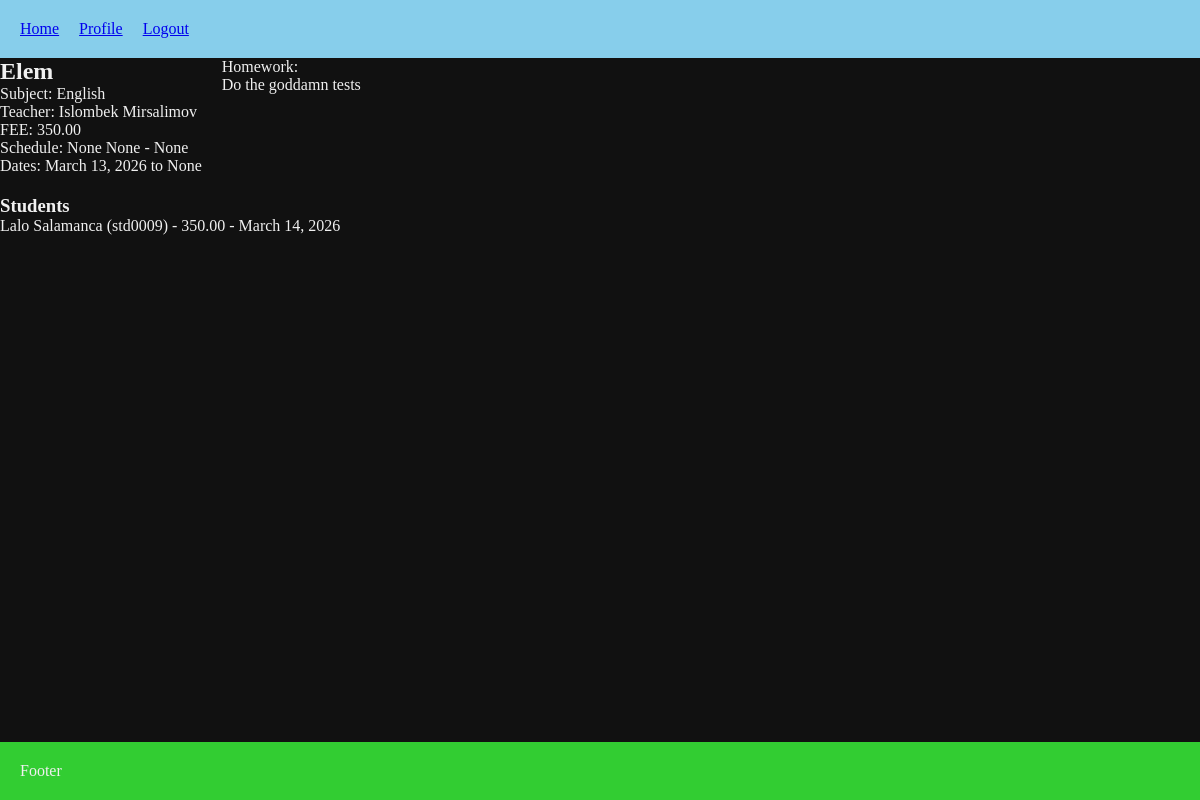
Screenshot of /lessons/groups/7/ (signed in) with the database file from the repository.
### lessons/models.py (models this page shows, shortened)
class Group(models.Model):
    name = models.CharField(max_length=100, unique=True)
    subject = models.ForeignKey(Subject, on_delete=models.RESTRICT, related_name="groups")
    teacher = models.ForeignKey(User, on_delete=models.CASCADE, limit_choices_to={"role": "TEACHER"}, related_name="teaching_groups")
    homework_description = models.TextField(blank=True, null=True)
    homework_updated_at = models.DateTimeField(blank=True, null=True)
    default_payment_amount = models.DecimalField(max_digits=10, decimal_places=2, blank=True, null=True)
    week_days = models.CharField(max_length=50, blank=True, null=True)
    start_time = models.TimeField(blank=True, null=True)
    end_time = models.TimeField(blank=True, null=True)
    start_date = models.DateField(default=date.today)
    end_date = models.DateField(blank=True, null=True)

class Subject(models.Model):
    name = models.CharField(max_length=100, unique=True)
    def __str__(self):
        return self.name

class Enrollment(models.Model):
    group = models.ForeignKey(
        Group,
        on_delete=models.RESTRICT,
        related_name="enrollments",
    )
    student = models.ForeignKey(
        User,
        on_delete=models.RESTRICT,
        related_name="enrollments",
        limit_choices_to={"role": "STUDENT"},
    )
    start_date = models.DateField(default=date.today)
    end_date = models.DateField(blank=True, null=True)
    payment_amount = models.DecimalField(max_digits=8, decimal_places=2, blank=True, null=True)
    class Meta:
        constraints = [
            models.UniqueConstraint(fields=["group", "student"], name="unique_group_student")
        ]

### users/models.py (models this page shows, shortened)
class User(AbstractUser):
    username = models.CharField(
        max_length=150,
        unique=True,
        blank=True,
        editable=False
    )
    class Role(models.TextChoices):
        ADMIN = 'ADMIN', 'Admin'
        TEACHER = 'TEACHER', 'Teacher'
        STUDENT = 'STUDENT', 'Student'
    ROLE_PREFIXES = {
        Role.ADMIN: 'adm',
        Role.TEACHER: 'tch',
        Role.STUDENT: 'std',
    }
    role = models.CharField(max_length=20, choices=Role.choices, default=Role.STUDENT)
    phone_number = models.CharField(max_length=15, blank=True)
    must_reset_password = models.BooleanField(default=True)
    class Meta:
        constraints = [
            models.UniqueConstraint(fields=["first_name", "last_name", "role"], name="unique_full_name_per_role")
        ]

### lessons/views.py (the view)
# urls.py: path("groups/<int:pk>/", views.group_detail, name="group_detail"),
@login_required
def group_detail(request, pk):
    group = get_object_or_404(Group, pk=pk)
    if can_manage_enrollments(request.user, group):
        if request.method == "POST":
            enrollment_form = EnrollmentForm(request.POST, group=group)
            if enrollment_form.is_valid():
                enrollment = enrollment_form.save(commit=False)
                enrollment.group = group
                enrollment.save()
                return redirect("lessons:group_detail", pk=group.pk)
        else:
            enrollment_form = EnrollmentForm(group=group)
    else:
        enrollment_form = None
    if request.user.role == User.Role.STUDENT:
        enrollments = group.enrollments.filter(student=request.user).select_related("student")
    elif request.user.role == User.Role.TEACHER and group.teacher_id != request.user.id:
        enrollments = Enrollment.objects.none()
    else:
        enrollments = group.enrollments.select_related("student").all()
    return render(request, "lessons/group_detail.html", {
        "group": group,
        "enrollments": enrollments,
        "enrollment_form": enrollment_form,
    })

### lessons/views.py (called while the page is built)
def can_manage_enrollments(user, group):
    return user.role == User.Role.ADMIN or group.teacher == user

### lessons/templates/lessons/group_detail.html (shortened to what this page needs)
{% extends 'core/base.html' %}
{% block content %}
<div style="display:flex; gap:20px;">
    <div>
        <h2>{{ group.name }}</h2>
        <p>Subject: {{ group.subject }}</p>
        <p>Teacher: {{ group.teacher.get_full_name }}</p>
        <P>FEE: {{group.default_payment_amount}}</P>
        <p>Schedule: {{ group.week_days }} {{ group.start_time }} - {{ group.end_time }}</p>
        <p>Dates: {{ group.start_date }} to {{ group.end_date }}</p>
    </div>
    <dib>
        <p>Homework:</p>
        <p>{{ group.homework_description }}</p>
    </div>
<div style="display:flex; width: 100%; gap: 20px; margin-top: 20px;">
    <div>
        <h3>Students</h3>
        <ul>
            {% for enrollment in enrollments %}
                <li>
                    {{ enrollment.student.get_full_name }} ({{ enrollment.student.username }})
                    {% if not is_student %} - {{ enrollment.payment_amount }}{% endif %}
                    - {{ enrollment.start_date }}
                </li>
            {% empty %}
                <li>No students enrolled yet.</li>
            {% endfor %}
        </ul>
    </div>
</div>
{%endblock%}

### core/static/core/style.css (style rules this page uses)
* { box-sizing: border-box; margin: 0; padding: 0; list-style: none; }
:root { font-size: 12; --theme-color: skyblue; --secondary-color: limegreen; }
.theme-dark { --bg: #111111; --text: #f0f0f0; --surface: #1e1e1e; --border: #333333; }
body { background-color: var(--bg); color: var(--text); display: flex; flex-direction: column; min-height: 100vh; }

### rows the page displays
Group: name "Elem", subject "English", teacher.get_full_name "Islombek Mirsalimov", default_payment_amount "350.00", week_days "None", start_time "None", end_time "None", start_date "March 13, 2026", end_date "None", homework_description "Do the goddamn tests"
Enrollment: student.get_full_name "Lalo Salamanca", student.username "std0009", payment_amount "350.00", start_date "March 14, 2026"
